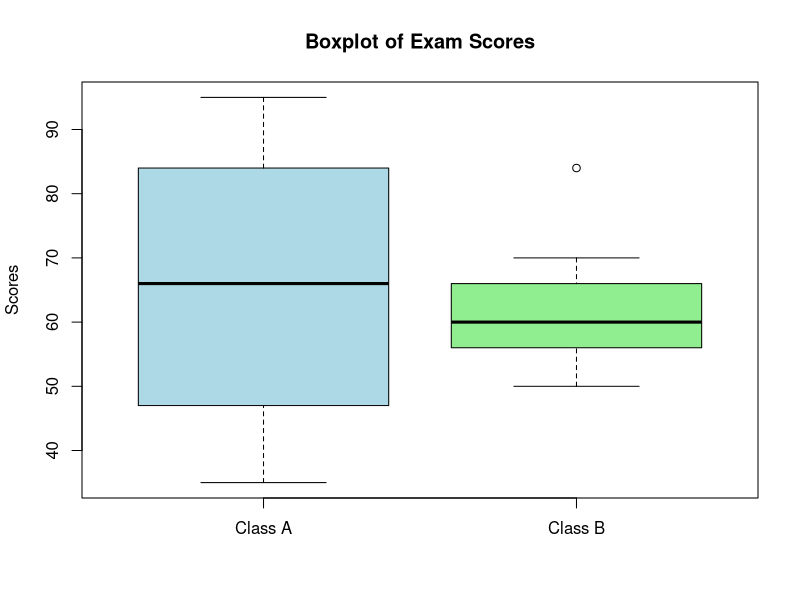

Reproduce this figure in R.
classA <- c(76, 35, 47, 64, 95, 66, 89, 36, 84)
classB <- c(51, 56, 84, 60, 59, 70, 63, 66, 50)
mean_A <- mean(classA)
median_A <- median(classA)
range_A <- max(classA) - min(classA)
mean_B <- mean(classB)
median_B <- median(classB)
range_B <- max(classB) - min(classB)
cat("(i) Class A\n")
cat("Mean:", mean_A, "\n")
cat("Median:", median_A, "\n")
cat("Range:", range_A, "\n\n")
cat("(i) Class B\n")
cat("Mean:", mean_B, "\n")
cat("Median:", median_B, "\n")
cat("Range:", range_B, "\n\n")
boxplot(classA, classB, names = c("Class A", "Class B"), col = c("lightblue", "lightgreen"),
        main = "Boxplot of Exam Scores", ylab = "Scores")
cat("(ii) Boxplot Inferences:\n")
cat(" - Class A has a higher median than Class B.\n")
cat(" - Class B has a larger spread (wider range) than Class A.\n")